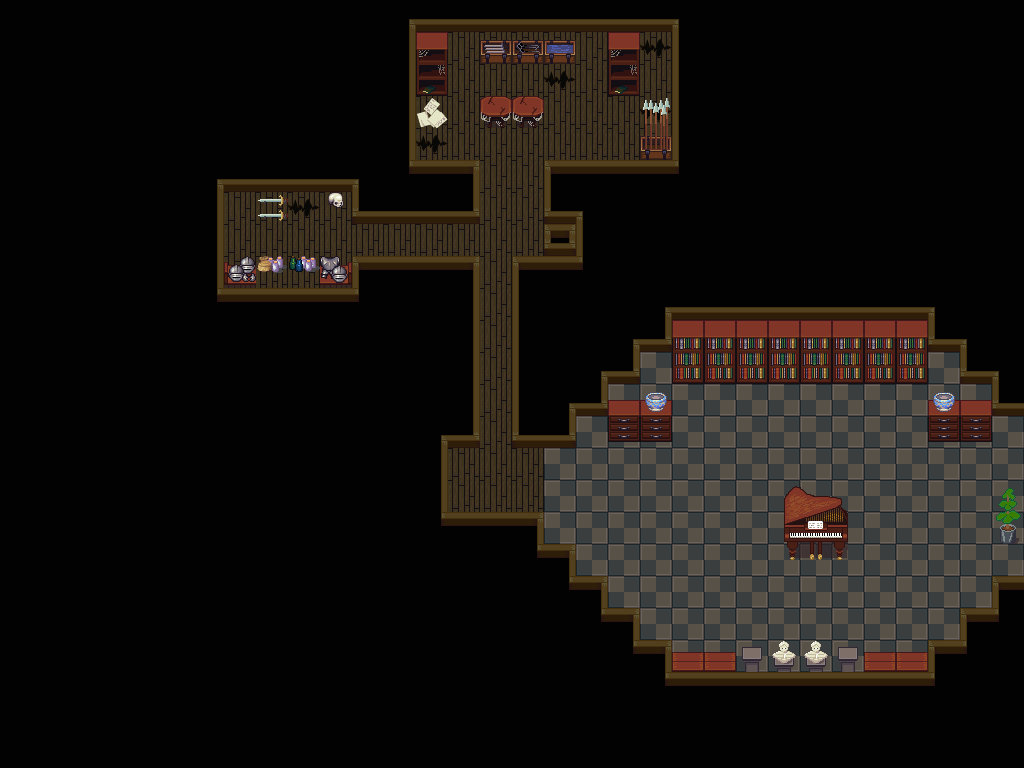

Rendered tile map (Tiled .tmx) drawn with the repository's tilesets; below, a short description and the full map source, tile grids included:
An orthogonal 32x24 tile map with 32x32 px tiles, 2 tile layers (Capa de Patrones 1, objs), 2 tilesets.

<map version="1.2" tiledversion="1.2.3" orientation="orthogonal" renderorder="right-down" width="32" height="24" tilewidth="32" tileheight="32" infinite="0" nextlayerid="4" nextobjectid="1">
 <tileset firstgid="1" source="../resources_tsx/house_interior.tsx" />
 <tileset firstgid="257" source="../resources_tsx/city_inside.tsx" />
 <layer id="1" name="Capa de Patrones 1" width="32" height="24" locked="1" opacity="0.45">
  <data encoding="csv">
20,20,20,20,20,20,20,20,20,20,20,20,34,36,36,36,36,36,36,36,36,33,20,20,20,20,20,20,20,20,20,20,
20,20,20,20,20,20,20,20,20,20,20,20,21,49,49,49,49,49,49,49,50,19,20,20,20,20,20,20,20,20,20,20,
20,20,20,20,20,20,20,20,20,20,20,20,21,49,49,49,49,50,49,49,49,19,20,20,20,20,20,20,20,20,20,20,
20,20,20,20,20,20,20,20,20,20,20,20,21,49,49,49,49,49,49,49,50,19,20,20,20,20,20,20,20,20,20,20,
20,20,20,20,20,20,20,20,20,20,20,20,21,50,49,49,49,49,49,49,49,19,20,20,20,20,20,20,20,20,20,20,
20,20,20,20,20,20,34,36,36,36,36,33,18,4,5,49,49,3,4,4,4,17,20,20,20,20,20,20,20,20,20,20,
20,20,20,20,20,20,21,49,49,50,49,35,36,36,37,49,49,35,33,20,20,20,20,20,20,20,20,20,20,20,20,20,
20,20,20,20,20,20,21,49,49,49,49,49,49,49,49,49,49,1,19,20,20,20,20,20,20,20,20,20,20,20,20,20,
20,20,20,20,20,20,21,49,49,49,49,3,4,4,5,49,3,4,17,20,20,20,20,20,20,20,20,20,20,20,20,20,
20,20,20,20,20,20,18,4,4,4,4,17,20,20,21,49,19,20,20,20,34,36,36,36,36,36,36,36,36,33,20,20,
20,20,20,20,20,20,20,20,20,20,20,20,20,20,21,49,19,20,20,34,37,65,65,65,65,65,65,65,65,35,33,20,
20,20,20,20,20,20,20,20,20,20,20,20,20,20,21,49,19,20,34,37,65,65,65,65,65,65,65,65,65,65,35,33,
20,20,20,20,20,20,20,20,20,20,20,20,20,20,21,49,19,34,37,65,65,65,65,65,65,65,65,65,65,65,65,35,
20,20,20,20,20,20,20,20,20,20,20,20,20,34,37,49,35,37,65,65,65,65,65,65,65,65,65,65,65,65,65,65,
20,20,20,20,20,20,20,20,20,20,20,20,20,21,49,49,49,65,65,65,65,65,65,65,65,65,65,65,65,65,65,65,
20,20,20,20,20,20,20,20,20,20,20,20,20,21,49,49,49,65,65,65,65,65,65,65,65,65,65,65,65,65,65,65,
20,20,20,20,20,20,20,20,20,20,20,20,20,18,4,4,5,65,65,65,65,65,65,65,65,65,65,65,65,65,65,65,
20,20,20,20,20,20,20,20,20,20,20,20,20,20,20,20,18,5,65,65,65,65,65,65,65,65,65,65,65,65,65,65,
20,20,20,20,20,20,20,20,20,20,20,20,20,20,20,20,20,18,5,65,65,65,65,65,65,65,65,65,65,65,65,3,
20,20,20,20,20,20,20,20,20,20,20,20,20,20,20,20,20,20,18,5,65,65,65,65,65,65,65,65,65,65,3,17,
20,20,20,20,20,20,20,20,20,20,20,20,20,20,20,20,20,20,20,18,5,65,65,65,65,65,65,65,65,3,17,20,
20,20,20,20,20,20,20,20,20,20,20,20,20,20,20,20,20,20,20,20,18,4,4,4,4,4,4,4,4,17,20,20,
20,20,20,20,20,20,20,20,20,20,20,20,20,20,20,20,20,20,20,20,20,20,20,20,20,20,20,20,20,20,20,20,
20,20,20,20,20,20,20,20,20,20,20,20,20,20,20,20,20,20,20,20,20,20,20,20,20,20,20,20,20,20,20,20
</data>
 </layer>
 <layer id="3" name="objs" width="32" height="24">
  <data encoding="csv">
0,0,0,0,0,0,0,0,0,0,0,0,0,0,0,0,0,0,0,0,0,0,0,0,0,0,0,0,0,0,0,0,
0,0,0,0,0,0,0,0,0,0,0,0,0,129,0,149,133,134,0,129,0,0,0,0,0,0,0,0,0,0,0,0,
0,0,0,0,0,0,0,0,0,0,0,0,0,145,0,0,0,0,0,145,0,0,0,0,0,0,0,0,0,0,0,0,
0,0,0,0,0,0,0,0,0,0,0,0,0,42,0,161,161,0,0,0,135,0,0,0,0,0,0,0,0,0,0,0,
0,0,0,0,0,0,0,0,0,0,0,0,0,0,0,0,0,0,0,0,151,0,0,0,0,0,0,0,0,0,0,0,
0,0,0,0,0,0,0,0,0,0,0,0,0,0,0,0,0,0,0,0,0,0,0,0,0,0,0,0,0,0,0,0,
0,0,0,0,0,0,0,0,8,0,26,0,0,0,0,0,0,0,0,0,0,0,0,0,0,0,0,0,0,0,0,0,
0,0,0,0,0,0,0,0,0,0,0,0,0,0,0,0,0,0,0,0,0,0,0,0,0,0,0,0,0,0,0,0,
0,0,0,0,0,0,0,56,72,74,59,0,0,0,0,0,0,0,0,0,0,0,0,0,0,0,0,0,0,0,0,0,
0,0,0,0,0,0,0,0,0,0,0,0,0,0,0,0,0,0,0,0,0,0,0,0,0,0,0,0,0,0,0,0,
0,0,0,0,0,0,0,0,0,0,0,0,0,0,0,0,0,0,0,0,0,98,98,98,98,98,98,98,98,0,0,0,
0,0,0,0,0,0,0,0,0,0,0,0,0,0,0,0,0,0,0,0,0,114,114,114,114,114,114,114,114,0,0,0,
0,0,0,0,0,0,0,0,0,0,0,0,0,0,0,0,0,0,0,101,102,0,0,0,0,0,0,0,0,102,101,0,
0,0,0,0,0,0,0,0,0,0,0,0,0,0,0,0,0,0,0,117,117,0,0,0,0,0,0,0,0,117,117,0,
0,0,0,0,0,0,0,0,0,0,0,0,0,0,0,0,0,0,0,0,0,0,0,0,0,0,0,0,0,0,0,0,
0,0,0,0,0,0,0,0,0,0,0,0,0,0,0,0,0,0,0,0,0,0,0,0,391,392,393,0,0,0,0,340,
0,0,0,0,0,0,0,0,0,0,0,0,0,0,0,0,0,0,0,0,0,0,0,0,415,416,417,0,0,0,0,364,
0,0,0,0,0,0,0,0,0,0,0,0,0,0,0,0,0,0,0,0,0,0,0,0,439,440,441,0,0,0,0,0,
0,0,0,0,0,0,0,0,0,0,0,0,0,0,0,0,0,0,0,0,0,0,0,0,0,0,0,0,0,0,0,0,
0,0,0,0,0,0,0,0,0,0,0,0,0,0,0,0,0,0,0,0,0,0,0,0,0,0,0,0,0,0,0,0,
0,0,0,0,0,0,0,0,0,0,0,0,0,0,0,0,0,0,0,0,0,52,52,319,320,320,319,52,52,0,0,0,
0,0,0,0,0,0,0,0,0,0,0,0,0,0,0,0,0,0,0,0,0,0,0,0,0,0,0,0,0,0,0,0,
0,0,0,0,0,0,0,0,0,0,0,0,0,0,0,0,0,0,0,0,0,0,0,0,0,0,0,0,0,0,0,0,
0,0,0,0,0,0,0,0,0,0,0,0,0,0,0,0,0,0,0,0,0,0,0,0,0,0,0,0,0,0,0,0
</data>
 </layer>
</map>
